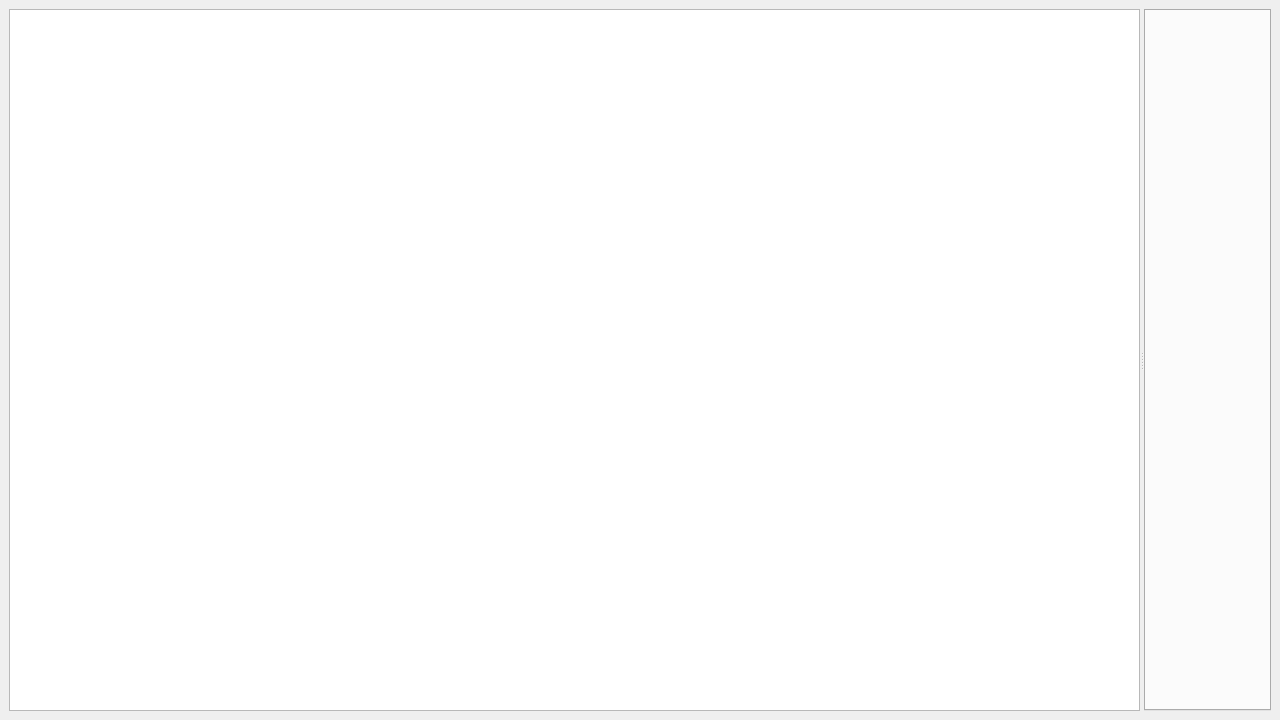
<?xml version="1.0" encoding="UTF-8"?>
<ui version="4.0">
 <class>TriggerEditor</class>
 <widget class="QMainWindow" name="TriggerEditor">
  <property name="geometry">
   <rect>
    <x>0</x>
    <y>0</y>
    <width>1280</width>
    <height>720</height>
   </rect>
  </property>
  <property name="windowTitle">
   <string>Trigger Editor</string>
  </property>
  <widget class="QWidget" name="centralwidget">
   <layout class="QHBoxLayout" name="horizontalLayout">
    <item>
     <widget class="QSplitter" name="splitter">
      <property name="frameShadow">
       <enum>QFrame::Plain</enum>
      </property>
      <property name="orientation">
       <enum>Qt::Horizontal</enum>
      </property>
      <property name="opaqueResize">
       <bool>true</bool>
      </property>
      <property name="childrenCollapsible">
       <bool>false</bool>
      </property>
      <widget class="QTreeWidget" name="explorer">
       <property name="sizePolicy">
        <sizepolicy hsizetype="Expanding" vsizetype="Expanding">
         <horstretch>0</horstretch>
         <verstretch>0</verstretch>
        </sizepolicy>
       </property>
       <property name="contextMenuPolicy">
        <enum>Qt::CustomContextMenu</enum>
       </property>
       <property name="uniformRowHeights">
        <bool>true</bool>
       </property>
       <property name="headerHidden">
        <bool>true</bool>
       </property>
       <attribute name="headerVisible">
        <bool>false</bool>
       </attribute>
       <column>
        <property name="text">
         <string>New Column</string>
        </property>
       </column>
      </widget>
      <widget class="QTabWidget" name="editor">
       <property name="currentIndex">
        <number>-1</number>
       </property>
       <property name="tabsClosable">
        <bool>true</bool>
       </property>
       <property name="movable">
        <bool>true</bool>
       </property>
      </widget>
     </widget>
    </item>
   </layout>
  </widget>
 </widget>
 <resources/>
 <connections/>
</ui>
